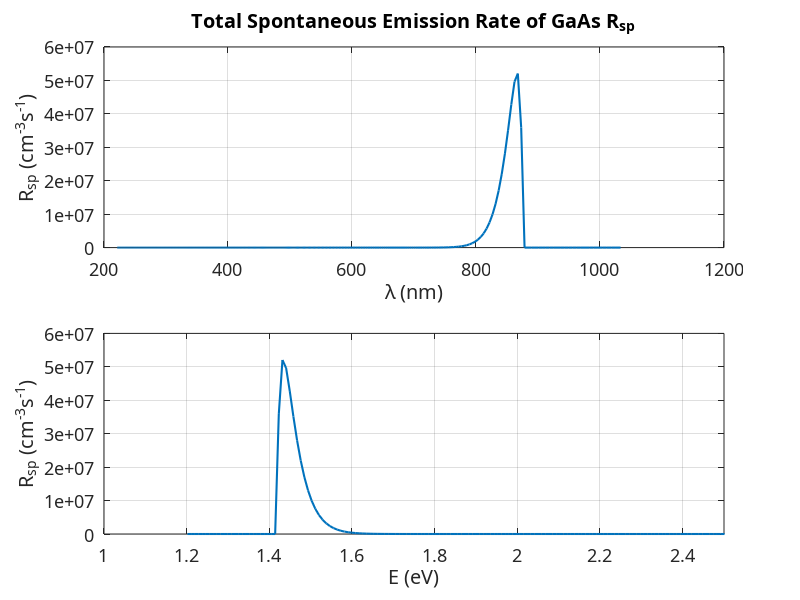

Recreate this plot in MATLAB.
clc;
clearvars;
close all;
format long;
set(0,'DefaultAxesFontName', 'Latex');
set(0,'DefaultAxesFontSize', 13);

%% Loading data
data   = importdata('GaAs2.txt');
lambda = data(:,1);
lambda = lambda.*1e-6; %m
n      = data(:,2);
k      = data(:,3);
m0     = 9.11e-31;
q      = 1.6e-19;
eps0   = 8.854e-12;


%% physical constants
me     = 0.063*m0;
mh     = 0.5*m0;
mr     = me*mh/(me+mh);
h      = 6.624e-34;
hcut   = h/(2*pi);
c      = 3e8;
Eg     = 1.42*q;
fcv    = 23*q;
fcvf   = fcv/1000;
kB     = 1.38e-23;
eps    = 12.9*eps0;
T      = 300;

%% Numerically calculate the total spontaneous emission rate
E      = h*c./lambda;

% allowed transition
% nr for fixed refractive index
% n for dispersion
alpha = q^2*sqrt(m0)./(4*pi*hcut^2*eps*c.*n) ...
            .*(2*mr/m0)^1.5 .*(fcv./E).*sqrt((E-Eg));
alpha = real(alpha);
P     = alpha .* (c./n);
phi   = 8*pi.*(E/h).^3.*n.^3./c^3   .*  (1./(exp(E/(kB*T)) - 1));
rsp   = P.*phi;

figure(1);
subplot(211)
plot(lambda/1e-9,real(rsp)/100,'Linewidth', 1.5);
xlabel('\lambda (nm)');
ylabel('R_{sp} (cm^{-3}s^{-1})');
title("Total Spontaneous Emission Rate of GaAs R_{sp}");
grid on;

subplot(212)
plot(E/q,real(rsp)/100,'Linewidth', 1.5)
xlabel('E (eV)');
ylabel('R_{sp} (cm^{-3}s^{-1})');
xlim([1 2.5])
grid on;
